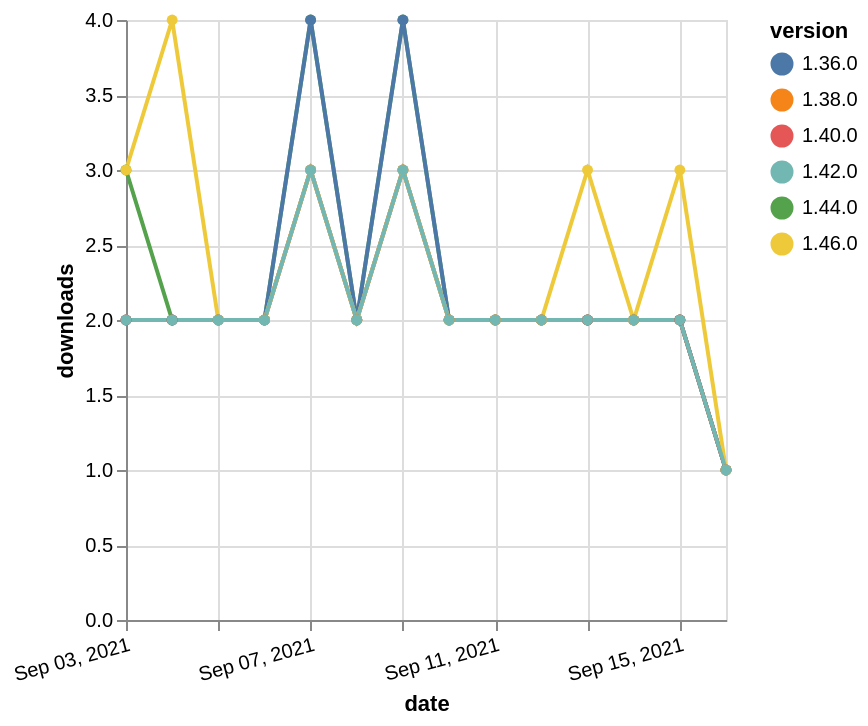

The specification (Vega-Lite) saved for this image:
### Vega-Lite specification from a JSON file in a GitHub repository (floating-point values rounded to 4 significant figures)
{"$schema": "https://vega.github.io/schema/vega-lite/v5.json", "description": "A simple bar chart with embedded data.", "data": {"values": [{"date": "2021-09-03", "total": 730, "delta": 3, "version": "1.44.0"}, {"date": "2021-09-04", "total": 732, "delta": 2, "version": "1.44.0"}, {"date": "2021-09-05", "total": 734, "delta": 2, "version": "1.44.0"}, {"date": "2021-09-06", "total": 736, "delta": 2, "version": "1.44.0"}, {"date": "2021-09-07", "total": 740, "delta": 4, "version": "1.44.0"}, {"date": "2021-09-08", "total": 742, "delta": 2, "version": "1.44.0"}, {"date": "2021-09-09", "total": 746, "delta": 4, "version": "1.44.0"}, {"date": "2021-09-10", "total": 748, "delta": 2, "version": "1.44.0"}, {"date": "2021-09-11", "total": 750, "delta": 2, "version": "1.44.0"}, {"date": "2021-09-12", "total": 752, "delta": 2, "version": "1.44.0"}, {"date": "2021-09-13", "total": 754, "delta": 2, "version": "1.44.0"}, {"date": "2021-09-14", "total": 756, "delta": 2, "version": "1.44.0"}, {"date": "2021-09-15", "total": 758, "delta": 2, "version": "1.44.0"}, {"date": "2021-09-16", "total": 759, "delta": 1, "version": "1.44.0"}, {"date": "2021-09-03", "total": 1637, "delta": 2, "version": "1.38.0"}, {"date": "2021-09-04", "total": 1639, "delta": 2, "version": "1.38.0"}, {"date": "2021-09-05", "total": 1641, "delta": 2, "version": "1.38.0"}, {"date": "2021-09-06", "total": 1643, "delta": 2, "version": "1.38.0"}, {"date": "2021-09-07", "total": 1646, "delta": 3, "version": "1.38.0"}, {"date": "2021-09-08", "total": 1648, "delta": 2, "version": "1.38.0"}, {"date": "2021-09-09", "total": 1651, "delta": 3, "version": "1.38.0"}, {"date": "2021-09-10", "total": 1653, "delta": 2, "version": "1.38.0"}, {"date": "2021-09-11", "total": 1655, "delta": 2, "version": "1.38.0"}, {"date": "2021-09-12", "total": 1657, "delta": 2, "version": "1.38.0"}, {"date": "2021-09-13", "total": 1659, "delta": 2, "version": "1.38.0"}, {"date": "2021-09-14", "total": 1661, "delta": 2, "version": "1.38.0"}, {"date": "2021-09-15", "total": 1663, "delta": 2, "version": "1.38.0"}, {"date": "2021-09-16", "total": 1664, "delta": 1, "version": "1.38.0"}, {"date": "2021-09-03", "total": 2264, "delta": 2, "version": "1.36.0"}, {"date": "2021-09-04", "total": 2266, "delta": 2, "version": "1.36.0"}, {"date": "2021-09-05", "total": 2268, "delta": 2, "version": "1.36.0"}, {"date": "2021-09-06", "total": 2270, "delta": 2, "version": "1.36.0"}, {"date": "2021-09-07", "total": 2274, "delta": 4, "version": "1.36.0"}, {"date": "2021-09-08", "total": 2276, "delta": 2, "version": "1.36.0"}, {"date": "2021-09-09", "total": 2280, "delta": 4, "version": "1.36.0"}, {"date": "2021-09-10", "total": 2282, "delta": 2, "version": "1.36.0"}, {"date": "2021-09-11", "total": 2284, "delta": 2, "version": "1.36.0"}, {"date": "2021-09-12", "total": 2286, "delta": 2, "version": "1.36.0"}, {"date": "2021-09-13", "total": 2288, "delta": 2, "version": "1.36.0"}, {"date": "2021-09-14", "total": 2290, "delta": 2, "version": "1.36.0"}, {"date": "2021-09-15", "total": 2292, "delta": 2, "version": "1.36.0"}, {"date": "2021-09-16", "total": 2293, "delta": 1, "version": "1.36.0"}, {"date": "2021-09-03", "total": 1458, "delta": 2, "version": "1.40.0"}, {"date": "2021-09-04", "total": 1460, "delta": 2, "version": "1.40.0"}, {"date": "2021-09-05", "total": 1462, "delta": 2, "version": "1.40.0"}, {"date": "2021-09-06", "total": 1464, "delta": 2, "version": "1.40.0"}, {"date": "2021-09-07", "total": 1467, "delta": 3, "version": "1.40.0"}, {"date": "2021-09-08", "total": 1469, "delta": 2, "version": "1.40.0"}, {"date": "2021-09-09", "total": 1472, "delta": 3, "version": "1.40.0"}, {"date": "2021-09-10", "total": 1474, "delta": 2, "version": "1.40.0"}, {"date": "2021-09-11", "total": 1476, "delta": 2, "version": "1.40.0"}, {"date": "2021-09-12", "total": 1478, "delta": 2, "version": "1.40.0"}, {"date": "2021-09-13", "total": 1480, "delta": 2, "version": "1.40.0"}, {"date": "2021-09-14", "total": 1482, "delta": 2, "version": "1.40.0"}, {"date": "2021-09-15", "total": 1484, "delta": 2, "version": "1.40.0"}, {"date": "2021-09-16", "total": 1485, "delta": 1, "version": "1.40.0"}, {"date": "2021-09-03", "total": 233, "delta": 3, "version": "1.46.0"}, {"date": "2021-09-04", "total": 237, "delta": 4, "version": "1.46.0"}, {"date": "2021-09-05", "total": 239, "delta": 2, "version": "1.46.0"}, {"date": "2021-09-06", "total": 241, "delta": 2, "version": "1.46.0"}, {"date": "2021-09-07", "total": 244, "delta": 3, "version": "1.46.0"}, {"date": "2021-09-08", "total": 246, "delta": 2, "version": "1.46.0"}, {"date": "2021-09-09", "total": 249, "delta": 3, "version": "1.46.0"}, {"date": "2021-09-10", "total": 251, "delta": 2, "version": "1.46.0"}, {"date": "2021-09-11", "total": 253, "delta": 2, "version": "1.46.0"}, {"date": "2021-09-12", "total": 255, "delta": 2, "version": "1.46.0"}, {"date": "2021-09-13", "total": 258, "delta": 3, "version": "1.46.0"}, {"date": "2021-09-14", "total": 260, "delta": 2, "version": "1.46.0"}, {"date": "2021-09-15", "total": 263, "delta": 3, "version": "1.46.0"}, {"date": "2021-09-16", "total": 264, "delta": 1, "version": "1.46.0"}, {"date": "2021-09-03", "total": 1032, "delta": 2, "version": "1.42.0"}, {"date": "2021-09-04", "total": 1034, "delta": 2, "version": "1.42.0"}, {"date": "2021-09-05", "total": 1036, "delta": 2, "version": "1.42.0"}, {"date": "2021-09-06", "total": 1038, "delta": 2, "version": "1.42.0"}, {"date": "2021-09-07", "total": 1041, "delta": 3, "version": "1.42.0"}, {"date": "2021-09-08", "total": 1043, "delta": 2, "version": "1.42.0"}, {"date": "2021-09-09", "total": 1046, "delta": 3, "version": "1.42.0"}, {"date": "2021-09-10", "total": 1048, "delta": 2, "version": "1.42.0"}, {"date": "2021-09-11", "total": 1050, "delta": 2, "version": "1.42.0"}, {"date": "2021-09-12", "total": 1052, "delta": 2, "version": "1.42.0"}, {"date": "2021-09-13", "total": 1054, "delta": 2, "version": "1.42.0"}, {"date": "2021-09-14", "total": 1056, "delta": 2, "version": "1.42.0"}, {"date": "2021-09-15", "total": 1058, "delta": 2, "version": "1.42.0"}, {"date": "2021-09-16", "total": 1059, "delta": 1, "version": "1.42.0"}]}, "width": "container", "mark": {"type": "line", "point": {"filled": true}}, "encoding": {"x": {"field": "date", "type": "temporal", "timeUnit": "yearmonthdate", "title": "date", "axis": {"labelAngle": -15}}, "y": {"field": "delta", "type": "quantitative", "title": "downloads"}, "color": {"field": "version", "type": "nominal"}, "tooltip": {"field": "delta"}}}
